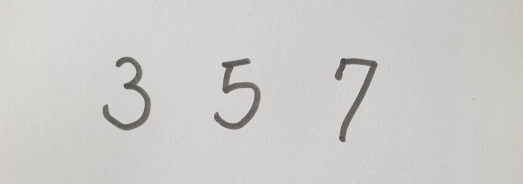
#> input picture CV_References/rbp_dnn/digits_357.jpg, 523 x 184 px, found by its file name
$ jupyter execute --allow-errors RBP_DL12_openCV_get_image.ipynb   (shell and % lines are left out)   (older library calls are emulated)
#> lines starting #> are read from the running program, lines starting #| are printed output that depends on the picture; after the words box and inside, x2 and y2 are one past the last pixel; in counts of white or black regions, pixels touching at a corner belong together
[cell 1]
from google.colab import drive
drive.mount('/content/gdrive')

[cell 2]
# https://cvisiondemy.com/license-plate-detection-with-opencv-and-python/
import cv2
import numpy as np
import matplotlib.pyplot as plt

[cell 3]
frame = '/content/gdrive/My Drive/digits_357.jpg'

img = cv2.imread(frame)
#> img is the input picture: shape (184, 523, 3); mean B, G, R 201.3, 204.1, 204.6
#plt.figure(figsize=(10,10))
plt.imshow(img);
print("width: {} pixels".format(img.shape[1]))
#| width: 523 pixels
print("height: {} pixels".format(img.shape[0]))
#| height: 184 pixels
print("channels: {}".format(img.shape[2]))
#| channels: 3

[cell 4]
# hsv transform - value = gray image
hsv = cv2.cvtColor(img, cv2.COLOR_BGR2HSV)
#> hsv: shape (184, 523, 3); mean H, S, V 26, 4.4, 204.7
hue, saturation, value = cv2.split(hsv)
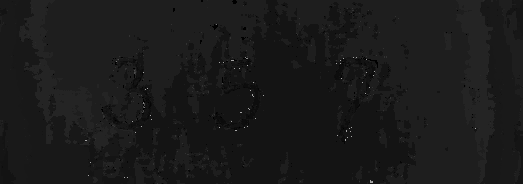
#> hue: shape (184, 523); min 0, max 165, mean 26
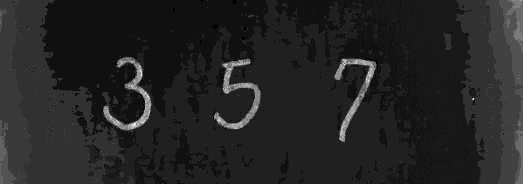
#> saturation: shape (184, 523); min 0, max 31, mean 4.4; drawn with min black and max white
plt.imshow(value)

[cell 5]
# kernel to use for morphological operations
kernel = cv2.getStructuringElement(cv2.MORPH_RECT, (3, 3))

# applying topHat operations
topHat = cv2.morphologyEx(value, cv2.MORPH_TOPHAT, kernel)
plt.imshow(topHat)

[cell 6]
# applying blackHat operations
blackHat = cv2.morphologyEx(value, cv2.MORPH_BLACKHAT, kernel)
plt.imshow(blackHat)

[cell 7]
# add and subtract between morphological operations
add = cv2.add(value, topHat)
subtract = cv2.subtract(add, blackHat)
plt.imshow(subtract)

[cell 8]
# applying gaussian blur on subtract image
blur = cv2.GaussianBlur(subtract, (5, 5), 0)
plt.imshow(blur)

[cell 9]
# thresholding
thresh = cv2.adaptiveThreshold(blur, 255, cv2.ADAPTIVE_THRESH_GAUSSIAN_C, cv2.THRESH_BINARY_INV, 19, 9)
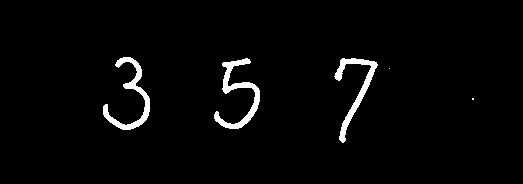
#> thresh: shape (184, 523); 2.6% white; 5 white regions (2 under 20 px)
plt.imshow(thresh)

[cell 10]
# cv2.findCountours() function changed from OpenCV3 to OpenCV4: now it have only two parameters instead of 3
cv2MajorVersion = cv2.__version__.split(".")[0]
print('openCV version : ', cv2MajorVersion)
# check for contours on thresh
if int(cv2MajorVersion) >= 4:
    contours, hierarchy = cv2.findContours(thresh, cv2.RETR_LIST, cv2.CHAIN_APPROX_SIMPLE)
#> contours = 5 contours, 2 with area under 20; largest, box (x1, y1, x2, y2) and area: (214, 58, 260, 129) 729, (103, 57, 150, 130) 677, (334, 58, 378, 143) 658
else:
    imageContours, contours, hierarchy = cv2.findContours(thresh, cv2.RETR_LIST, cv2.CHAIN_APPROX_SIMPLE)

[cell 11]
img_digits = []
img_origin = img.copy()
margin = 10

# loop to check if any (possible) contour is found
for contour in contours:
  x, y, w, h = cv2.boundingRect(contour)
  # Ignore if image is too small
  if w * h < 100: continue
  #Y and X [y-margin:y+h+margin, x-margin:x+w+margin]
  img_digits.append(img_origin[y-margin:y+h+margin, x-margin:x+w+margin])
  cv2.rectangle(img, (x, y), (x+w, y+h), (0, 255, 0), 2)
  print(x,  x+w, y, y+h)
#> this loop made 5 passes
#> (x, y, w, h) on passes 2 to 5: (389, 68, 1, 1), (334, 58, 44, 85), (214, 58, 46, 71), (103, 57, 47, 73)
#> (contour, x, y, w, h) on pass 1: ([[472, 98], [472, 99], [473, 99], [473, 98]], 472, 98, 2, 2)
#| 334 378 58 143
#| 214 260 58 129
#| 103 150 57 130
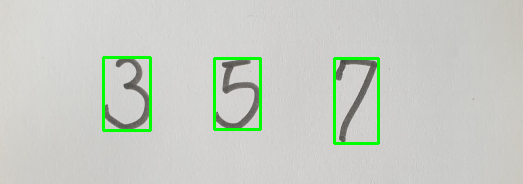
#> img: shape (184, 523, 3); mean B, G, R 196.9, 205.4, 200.1
#> after the loop, img_digits = 3 items
plt.imshow(img)

[cell 12]
for i in range(0, len(img_digits)):
    plt.subplot(1, len(img_digits), i+1)
    plt.imshow(img_digits[i], cmap='Greys', interpolation='nearest')
#> this loop made 3 passes
plt.tight_layout()
plt.show()
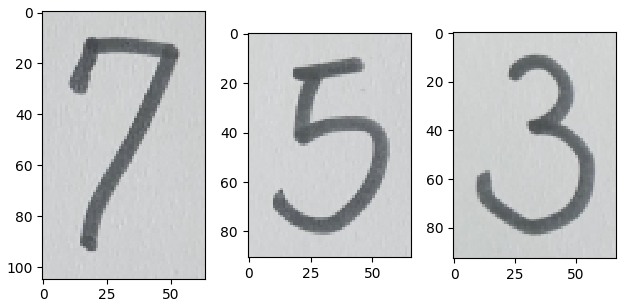
#> figure drawn by matplotlib, 3 panels

[cell 13]
SZ = 28

for i in range(0, len(img_digits)):
    plt.subplot(1, len(img_digits), i+1)
    plt.imshow(cv2.resize(img_digits[i], (SZ, SZ)), cmap='Greys', interpolation='nearest')
plt.tight_layout()
plt.show()
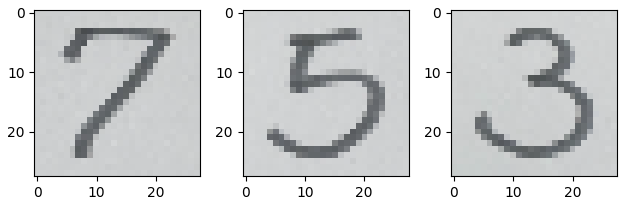
#> figure drawn by matplotlib, 3 panels
